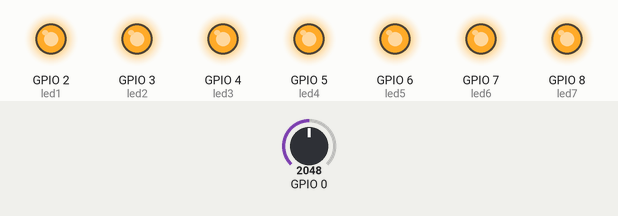
Recording of a sketch running on a simulated ESP32-S3. Parts: output pins drawn as LEDs (lit = HIGH). The inputs (shaded band) are chosen by the test bench; at power-on: GPIO 0 = 2048.

Above: at 0.1 s.
Timing chart, 0 to 1.6 s (numbered marks = the images above):
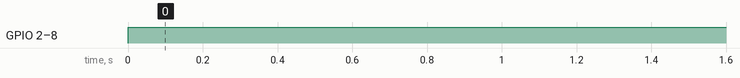

Measured:
- by itself, GPIO 2 (led1), GPIO 3 (led2), GPIO 4 (led3), GPIO 5 (led4), GPIO 6 (led5), GPIO 7 (led6), GPIO 8 (led7): LOW → HIGH at 0.00 s

The sketch:

merged_test_1.ino
```cpp
#include <WiFi.h>
#include <WiFiClient.h>
#include <WiFiServer.h>
#include <WiFiUdp.h>


#include <Stepper.h>

#define STEPS 100


int previous = 0;
int led1 = 2;
int led2 = 3;
int led3 = 4;
int led4 = 5;
int led5 = 6;
int led6 = 7;
int led7 = 8;
void setup() {

 // stepper.setSpeed(250);
  pinMode(led1, OUTPUT);
  pinMode(led2, OUTPUT);
  pinMode(led3, OUTPUT);
  pinMode(led4, OUTPUT);
  pinMode(led5, OUTPUT);
  pinMode(led6, OUTPUT);
  pinMode(led7, OUTPUT);

}

void loop() {

  int val = analogRead(0);


 // stepper.step(val - previous);


  previous = val;

  digitalWrite(led1, HIGH); //Green LED


  digitalWrite(led2, HIGH); ///red led


  digitalWrite(led3, HIGH);


  digitalWrite(led4, HIGH);

  digitalWrite(led5, HIGH);


  digitalWrite(led6, HIGH);


  digitalWrite(led7, HIGH);


}
```
